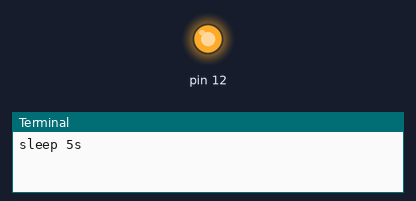
Simulated run of this program. Board: Orange Pi (header pin numbers). Parts: output pins drawn as LEDs (lit = HIGH), the last lines printed to the terminal.

Above: at 2.5 s.
At 7.5 s:
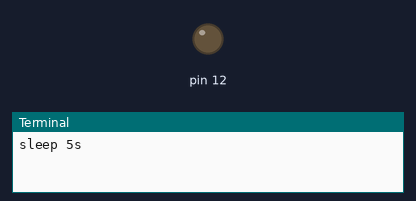
Timing chart, 0 to 13.0 s (numbered marks = the images above):
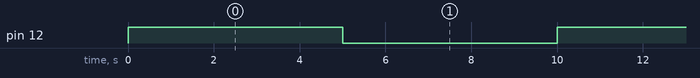

Measured:
- by itself, pin 12: alternates HIGH for 5.0 s and LOW for 5.0 s

The program:

solenoid_valve.py
```python
import OPi.GPIO as GPIO
from time import sleep

GPIO.setwarnings(False)
GPIO.setmode(GPIO.BOARD)
GPIO.setup(12, GPIO.OUT)


while True:
  print('ON valve')
  GPIO.output(12, GPIO.HIGH)
  print('The current value of the pin is', GPIO.input(12))
  print('sleep 5s\n\n')
  sleep(5)


  print('OFF valve')
  GPIO.output(12, GPIO.LOW)
  print('The current value of the pin is', GPIO.input(12))
  print('sleep 5s\n\n')
  sleep(5)
```
